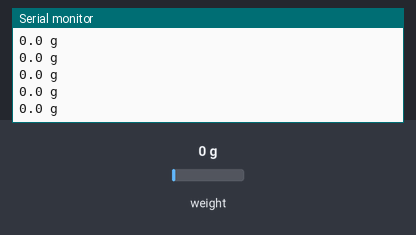
A sketch run on a simulated Arduino Uno, built with avr-gcc and run on an emulated ATmega328P. Parts: the last lines printed to the serial monitor. The inputs (shaded band) are chosen by the test bench; at power-on: weight on the scale 0 g.

Above: at 2.2 s.
2.3 s: weight on the scale set to 100 g
At 2.46 s:
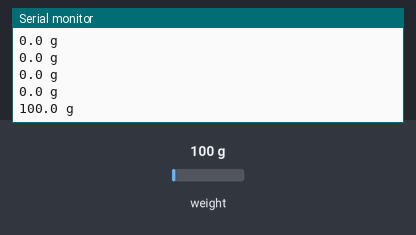
3.8 s: weight on the scale set to 1250 g
At 3.86 s:
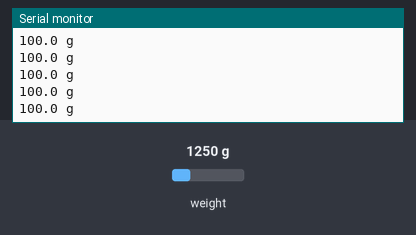
Timing chart, 0 to 6.8 s (numbered marks = the images above; inputs shaded):
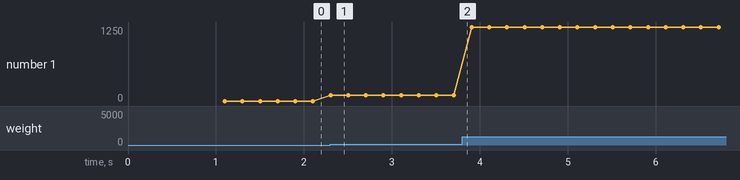

Measured:
- after the input at 2.3 s, the serial monitor: prints a new line at once (image 1)
- plotted number 1: 0 → 100 after the input at 2.3 s, 100 → 1250 after the input at 3.8 s

The sketch:

weightTest.ino
```cpp
#include "HX711.h"
int DOUT_PIN = 4;
int SCK_PIN = 5;

float calibration_factor = -1100;
HX711 scale;
void setup() {
  // put your setup code here, to run once:
  Serial.begin(9600);
  scale.begin(DOUT_PIN, SCK_PIN);
  scale.set_scale(calibration_factor);
  scale.tare();
}

void loop() {
  // put your main code here, to run repeatedly:


  Serial.print(scale.get_units(), 1);
  Serial.print(" g");
  Serial.println();
  delay(100);
}
```
